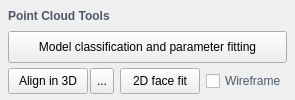
         <widget class="QWidget" name="pointCloudWorkflow">
          <property name="styleSheet">
           <string notr="true">QWidget#pointCloudWorkflow {
  background-color: #f6f7f8;
  border-top: 1px solid #d8dde2;
  border-bottom: 1px solid #d8dde2;
}
QLabel#labelPointCloudWorkflowTitle {
  color: #4f5863;
  font-weight: 600;
}
QPushButton#btnWorkflowEstimate,
QPushButton#btnAlign3D,
QPushButton#btnFaceFit,
QToolButton#btnAlign3DMenu {
  min-height: 24px;
}
QCheckBox#checkBoxWireframe {
  color: #4f5863;
}</string>
          </property>
          <layout class="QVBoxLayout" name="layoutPointCloudWorkflow">
           <property name="spacing">
            <number>5</number>
           </property>
           <property name="leftMargin">
            <number>8</number>
           </property>
           <property name="topMargin">
            <number>6</number>
           </property>
           <property name="rightMargin">
            <number>8</number>
           </property>
           <property name="bottomMargin">
            <number>6</number>
           </property>
           <item>
            <widget class="QLabel" name="labelPointCloudWorkflowTitle">
             <property name="text">
              <string>Point Cloud Tools</string>
             </property>
             <property name="alignment">
              <set>Qt::AlignLeading|Qt::AlignLeft|Qt::AlignVCenter</set>
             </property>
            </widget>
           </item>
           <item>
            <widget class="QPushButton" name="btnWorkflowEstimate">
             <property name="text">
              <string>Model classification and parameter fitting</string>
             </property>
            </widget>
           </item>
           <item>
            <layout class="QHBoxLayout" name="layoutAlignmentButtons">
             <property name="spacing">
              <number>6</number>
             </property>
             <item>
              <widget class="QWidget" name="widgetAlign3DControls">
               <layout class="QHBoxLayout" name="layoutAlign3DControls">
                <property name="spacing">
                 <number>2</number>
                </property>
                <property name="leftMargin">
                 <number>0</number>
                </property>
                <property name="topMargin">
                 <number>0</number>
                </property>
                <property name="rightMargin">
                 <number>0</number>
                </property>
                <property name="bottomMargin">
                 <number>0</number>
                </property>
                <item>
                 <widget class="QPushButton" name="btnAlign3D">
                  <property name="text">
                   <string>Align in 3D</string>
                  </property>
                 </widget>
                </item>
                <item>
                 <widget class="QToolButton" name="btnAlign3DMenu">
                  <property name="minimumSize">
                   <size>
                    <width>24</width>
                    <height>0</height>
                   </size>
                  </property>
                  <property name="maximumSize">
                   <size>
                    <width>24</width>
                    <height>16777215</height>
                   </size>
                  </property>
                  <property name="text">
                   <string>...</string>
                  </property>
                 </widget>
                </item>
               </layout>
              </widget>
             </item>
             <item>
              <widget class="QPushButton" name="btnFaceFit">
               <property name="text">
                <string>2D face fit</string>
               </property>
              </widget>
             </item>
             <item>
              <widget class="QCheckBox" name="checkBoxWireframe">
               <property name="text">
                <string>Wireframe</string>
               </property>
              </widget>
             </item>
            </layout>
           </item>
          </layout>
         </widget>
